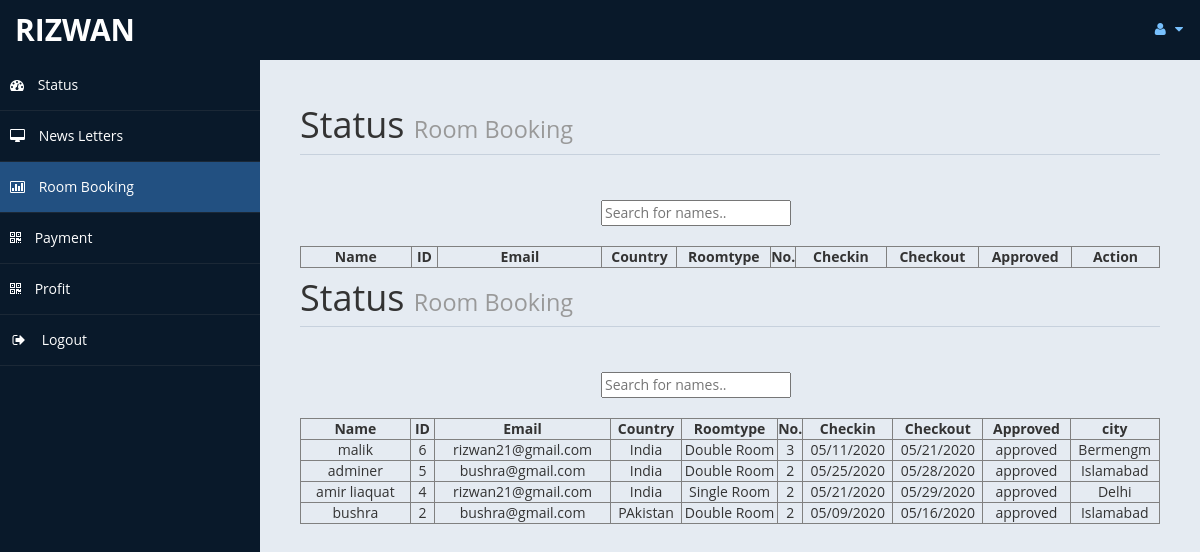
Screenshot of /admin/RoomBooking.php (signed in) with the database file from the repository.
### tables this page shows
CREATE TABLE `roombooking` (
  `id` int(50) NOT NULL,
  `title` varchar(50) NOT NULL,
  `username` varchar(50) NOT NULL,
  `email` varchar(50) NOT NULL,
  `phoneno` varchar(50) NOT NULL,
  `country` varchar(50) NOT NULL,
  `city` varchar(50) NOT NULL,
  `roomtype` varchar(50) NOT NULL,
  `numberofrooms` int(50) NOT NULL,
  `adults` int(50) NOT NULL,
  `address` varchar(50) NOT NULL,
  `checkindate` varchar(100) NOT NULL,
  `checkoutdate` varchar(100) NOT NULL,
  `approved` varchar(50) NOT NULL,
  `total` float NOT NULL
);

### admin/RoomBooking.php (the view, shortened to what this page needs)
<!DOCTYPE html>
<html xmlns="http://www.w3.org/1999/xhtml">
<head>
    <link href="assets/css/bootstrap.css" rel="stylesheet" />
    <link href="assets/css/font-awesome.css" rel="stylesheet" />
    <link href="assets/js/morris/morris-0.4.3.min.css" rel="stylesheet" />
    <link href="assets/css/custom-styles.css" rel="stylesheet" />
</head>
<body>
    <div id="wrapper">
        <nav class="navbar navbar-default top-navbar" role="navigation">
            <div class="navbar-header">
                <a class="navbar-brand" href="home.php"> <?php echo $_SESSION["username"]; ?> </a>
            </div>
            <ul class="nav navbar-top-links navbar-right">
                <li class="dropdown">
                    <a class="dropdown-toggle" data-toggle="dropdown" href="#" aria-expanded="false">
                        <i class="fa fa-user fa-fw"></i> <i class="fa fa-caret-down"></i>
                    </a>
                </li>
            </ul>
        </nav>
        <nav class="navbar-default navbar-side" role="navigation">
            <div class="sidebar-collapse">
                <ul class="nav" id="main-menu">
                    <li>
                        <a  href="mainmenu.php"><i class="fa fa-dashboard"></i> Status</a>
                    </li>
                    <li>
                        <a href="News Letter.php"><i class="fa fa-desktop"></i> News Letters</a>
                    </li>
					<li>
                        <a  class="active-menu"href="RoomBooking.php"><i class="fa fa-bar-chart-o"></i> Room Booking</a>
                    </li>
                    <li>
                        <a  href="payment.php"><i class="fa fa-qrcode"></i> Payment</a>
                    </li>
                    <li>
                        <a  href="profit.php"><i class="fa fa-qrcode"></i> Profit</a>
                    </li>
                    <li>
                        <a href="roomeditb.php"><i class="fa fa-sign-out fa-fw"></i> Logout</a>
                    </li>
					</ul>
            </div>
        </nav>
        <div id="page-wrapper">
            <div id="page-inner">
  <div class="row">
                    <div class="col-md-12">
                        <h1 class="page-header">
                            Status <small>Room Booking </small>
                        </h1>
                         <form method="post">
            <input type="text" id="myInput" onkeyup="myFunction()" placeholder="Search for names.." title="Type in a name" style="margin-left:35%"/>
            </form>
                       <div class="scrollmenu">
            <table border="1px" style="text-align:center; margin-top:20px" id="myTable">
 <tr class="header"> <th id="two">Name </th> <th id="one">ID</th> <th id="three">Email</th> <th id="four">Country</th> <th id="five">Roomtype</th> <th id="six">No.</th><th id="seven">Checkin</th><th id="eight">Checkout</th><th id="nine">Approved</th><th id="ten">Action</th> </tr>
	</table>
              </div>
    </div>
</div>
<div class="row">
                    <div class="col-md-12">
                        <h1 class="page-header">
                            Status <small>Room Booking </small>
                        </h1>
                         <form method="post">
            <input type="text" id="myInput1" onkeyup="myFunction1()" placeholder="Search for names.." title="Type in a name" style="margin-left:35%"/>
            </form>
                       <div class="scrollmenu">
            <table border="1px" style="text-align:center; margin-top:20px" id="myTable1 ">
 <tr class="header"> <th id="two">Name </th> <th id="one">ID</th> <th id="three">Email</th> <th id="four">Country</th> <th id="five">Roomtype</th> <th id="six">No.</th><th id="seven">Checkin</th><th id="eight">Checkout</th><th id="nine">Approved</th><th id="ten">city</th> </tr>
           <?php
	include "db.php";
	$result = mysqli_query($conn, "SELECT * FROM roombooking ORDER BY id DESC");
	while($res = mysqli_fetch_array($result)) {
		echo "<tr>";
		echo "<td>".$res['username']."</td>";
		echo "<td>".$res['id']."</td>";
		echo "<td>".$res['email']."</td>";
		echo "<td>".$res['country']."</td>";
		echo "<td>".$res['roomtype']."</td>";
		echo "<td>".$res['numberofrooms']."</td>";
		echo "<td>".$res['checkindate']."</td>";
		echo "<td>".$res['checkoutdate']."</td>";
		echo "<td>".$res['approved']."</td>";
		echo "<td>".$res['city']."</td>";
	}
	?>
	</table>
              </div>
    </div>
</div>
</div>
</div>
</body>
</html>

### admin/assets/css/custom-styles.css (style rules this page uses)
body { font-family: 'Open Sans', sans-serif; }
#wrapper { width: 100%; background:#09192A; }
#page-wrapper { padding: 15px 15px; min-height: 600px; background:#E5EBF2; }
#page-inner { width:100%; margin:10px 20px 10px 0px; background-color:transparent; padding:10px; min-height:1200px; }
h1, .h1, h2, .h2, h3, .h3 { margin-top: 7px; margin-bottom: -5px; }
.page-header { padding-bottom: 9px; margin: 10px 0 45px; border-bottom: 1px solid #C7D1DD; }
.top-navbar { margin:0px; }
.top-navbar .navbar-brand { color: #fff; width: 260px; text-align: left; height: 60px; font-size: 30px; font-weight: 700; text-transform: uppercase; line-height: 30px; }
.top-navbar .nav > li { position: relative; display: inline-block; }
.top-navbar .nav > li > a { position: relative; display: block; padding: 19px 15px; color: #77C0FD; }
.active-menu { background-color:#225081!important; }
.sidebar-collapse , .sidebar-collapse .nav { background:none; }
.sidebar-collapse .nav { padding:0; }
.sidebar-collapse .nav > li > a { color:#fff; background:transparent; text-shadow:none; }
.sidebar-collapse > .nav > li > a { padding:15px 10px; }
.sidebar-collapse > .nav > li { border-bottom: 1px solid rgba(107, 108, 109, 0.19); }
.navbar-side { border:none; background-color: transparent; }
.top-navbar { background:#09192A; border-bottom:none; }
.top-navbar .nav > li > a > i { margin-right: 2px; }
.navbar-default { border:0px solid black; }
.navbar-header { background: #09192A; }
.nav > li > a > i { margin-right:10px; }
@media (min-width:768px) { #page-wrapper { margin: 0 0 0 260px; padding: 15px 30px; min-height: 1200px; } }
@media (min-width:768px) { .navbar-side { z-index: 1; position: absolute; width: 260px; } }
@media (min-width:768px) { .navbar { border-radius: 0px; } }

### admin/RoomBooking.php (style rules this page uses)
#one { width:30px; text-align:center; }
#two { width:130px; text-align:center; }
#three { width:200px; text-align:center; }
#four { width:80px; text-align:center; }
#five { width:100px; text-align:center; }
#seven { width:100px; text-align:center; }
#eight { width:100px; text-align:center; }
#nine { width:100px; text-align:center; }
#ten { width:100px; text-align:center; }
div.scrollmenu { background-color: FFF; overflow: auto; white-space: nowrap; }

### rows the page displays
roombooking: username "malik", id "6", email "rizwan21@gmail.com", country "India", roomtype "Double Room", numberofrooms "3", checkindate "05/11/2020", checkoutdate "05/21/2020", approved "approved", city "Bermengm"
roombooking: username "adminer", id "5", email "bushra@gmail.com", country "India", roomtype "Double Room", numberofrooms "2", checkindate "05/25/2020", checkoutdate "05/28/2020", approved "approved", city "Islamabad"
roombooking: username "amir liaquat", id "4", email "rizwan21@gmail.com", country "India", roomtype "Single Room", numberofrooms "2", checkindate "05/21/2020", checkoutdate "05/29/2020", approved "approved", city "Delhi"
roombooking: username "bushra", id "2", email "bushra@gmail.com", country "PAkistan", roomtype "Double Room", numberofrooms "2", checkindate "05/09/2020", checkoutdate "05/16/2020", approved "approved", city "Islamabad"

### other values shown
$_SESSION["username"] "RIZWAN"
